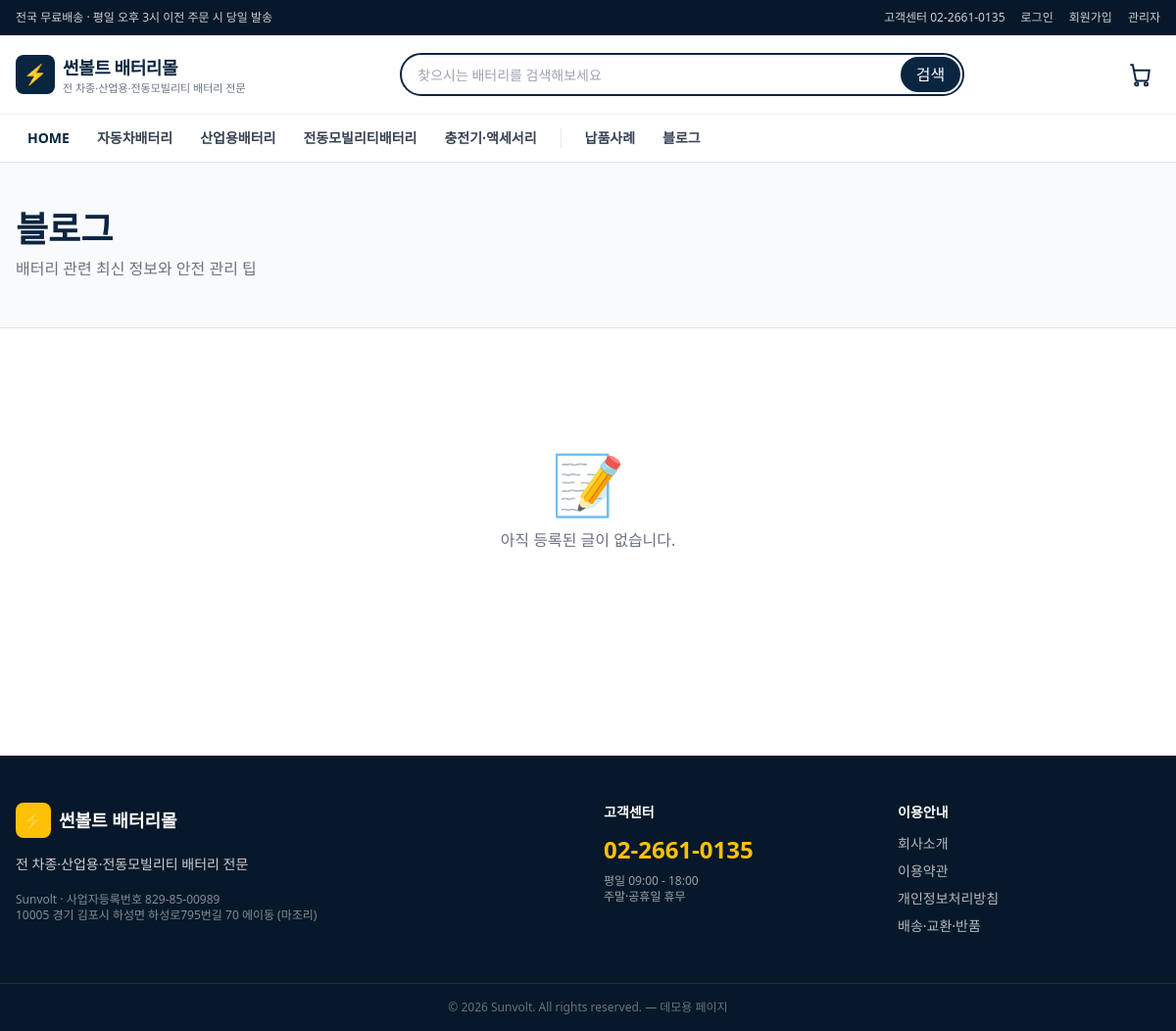
The app's page /blog/list.php, older data.
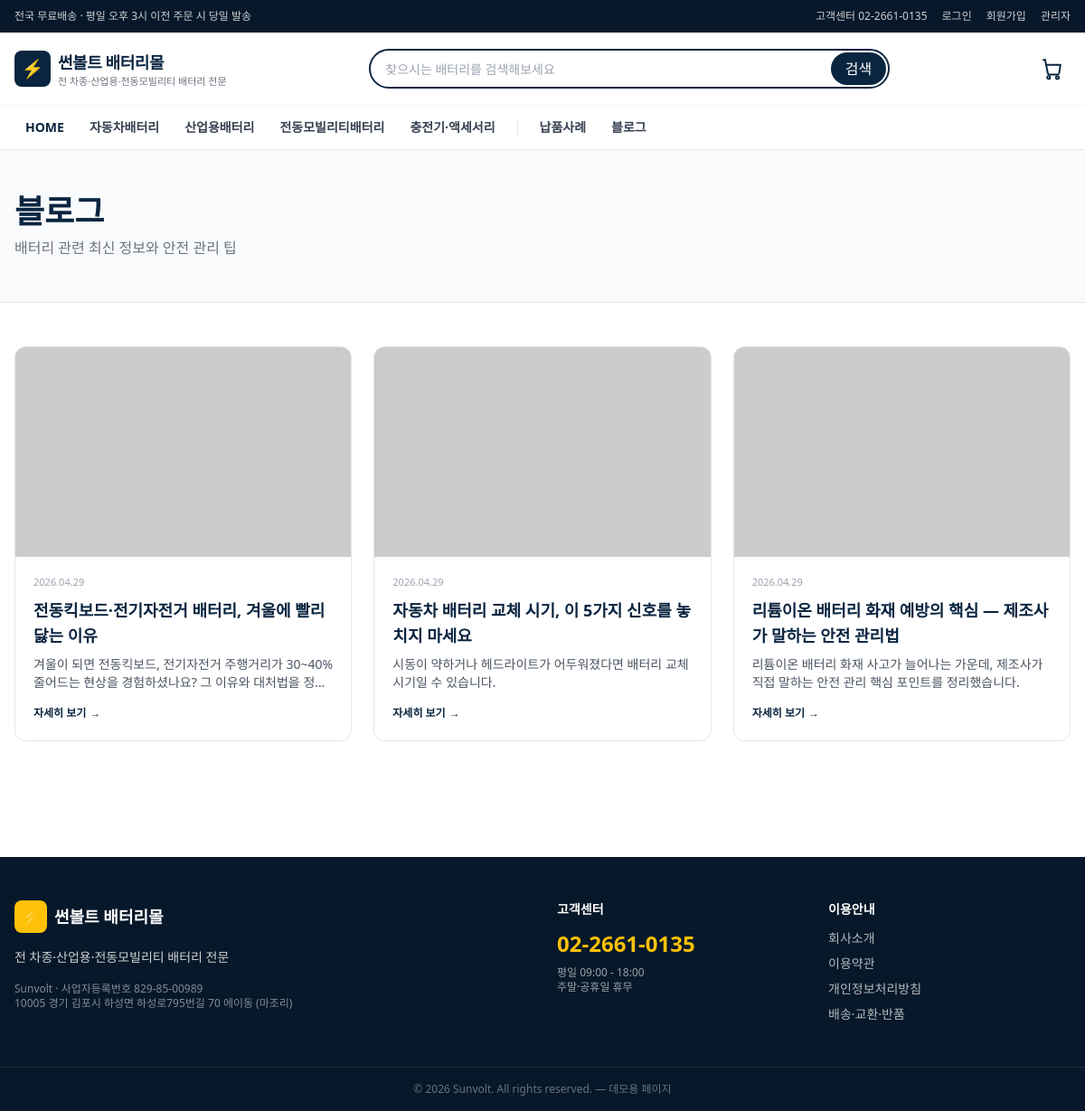
The same page, newer data.
### tables this page shows
CREATE TABLE `categories` (
  `ca_id`     INT          NOT NULL AUTO_INCREMENT,
  `ca_name`   VARCHAR(100) NOT NULL,
  `ca_parent` INT          DEFAULT NULL,
  `ca_order`  INT          DEFAULT 0,
  PRIMARY KEY (`ca_id`),
  KEY `idx_ca_parent` (`ca_parent`),
  CONSTRAINT `fk_ca_parent` FOREIGN KEY (`ca_parent`)
    REFERENCES `categories`(`ca_id`) ON DELETE SET NULL
);

CREATE TABLE `posts` (
  `id`         INT          NOT NULL AUTO_INCREMENT,
  `title`      VARCHAR(255) NOT NULL,
  `summary`    VARCHAR(500) DEFAULT NULL,
  `thumbnail`  VARCHAR(255) DEFAULT NULL,
  `content`    LONGTEXT,
  `views`      INT          NOT NULL DEFAULT 0,
  `published`  TINYINT      NOT NULL DEFAULT 1,
  `created_at` DATETIME     DEFAULT CURRENT_TIMESTAMP,
  `updated_at` DATETIME     DEFAULT CURRENT_TIMESTAMP ON UPDATE CURRENT_TIMESTAMP,
  PRIMARY KEY (`id`),
  KEY `idx_published` (`published`, `created_at`)
);

### includes/db.php (called while the page is built, shortened)
<?php
function db(): PDO
{
    static $pdo = null;
    if ($pdo instanceof PDO) {
        return $pdo;
    }
    $cfg = require __DIR__ . '/config.php';
    $db  = $cfg['db'];
    $dsn = sprintf(
        'mysql:host=%s;port=%d;dbname=%s;charset=%s',
        $db['host'], $db['port'], $db['name'], $db['charset']
    );
    try {
        $pdo = new PDO($dsn, $db['user'], $db['pass'], [
            PDO::ATTR_ERRMODE            => PDO::ERRMODE_EXCEPTION,
            PDO::ATTR_DEFAULT_FETCH_MODE => PDO::FETCH_ASSOC,
            PDO::ATTR_EMULATE_PREPARES   => false,
            PDO::MYSQL_ATTR_INIT_COMMAND => "SET NAMES {$db['charset']} COLLATE utf8mb4_unicode_ci",
        ]);
    } catch (PDOException $e) {
        http_response_code(500);
        echo '<h1>DB 연결 실패</h1>';
        echo '<pre>' . htmlspecialchars($e->getMessage()) . '</pre>';
        echo '<p><b>점검 사항:</b><br>';
        echo '1) Laragon에서 MySQL이 실행 중인가?<br>';
        echo '2) sql/schema.sql을 import 했는가?<br>';
        echo '3) includes/config.php의 접속 정보가 맞는가?</p>';
        exit;
    }
    return $pdo;
}
function db_all(string $sql, array $params = []): array
{
    $stmt = db()->prepare($sql);
    $stmt->execute($params);
    return $stmt->fetchAll();
}

### includes/functions.php (called while the page is built, shortened)
<?php
require_once __DIR__ . '/db.php';
function h(?string $s): string
{
    return htmlspecialchars((string)$s, ENT_QUOTES | ENT_SUBSTITUTE, 'UTF-8');
}
function get_categories(): array
{
    static $cache = null;
    if ($cache !== null) return $cache;
    return $cache = db_all('SELECT * FROM categories ORDER BY ca_order, ca_id');
}
function category_tree(): array
{
    $rows = get_categories();
    $by_parent = [];
    foreach ($rows as $r) {
        $key = $r['ca_parent'] === null ? 0 : (int)$r['ca_parent'];
        $by_parent[$key][] = $r;
    }
    return $by_parent;
}
function url(string $path = '', array $query = []): string
{
    $u = '/' . ltrim($path, '/');
    if ($query) $u .= '?' . http_build_query($query);
    return $u;
}

### public/blog/list.php (the view, shortened to what the changed rows need)
<?php
require_once __DIR__ . '/../../includes/functions.php';
$page = max(1, (int)($_GET['page'] ?? 1));
$per  = 9;
$offset = ($page - 1) * $per;
$posts = db_all(
    "SELECT id, title, summary, thumbnail, created_at
     FROM posts WHERE published = 1
     ORDER BY created_at DESC LIMIT $per OFFSET $offset"
);
require __DIR__ . '/../../includes/header.php';
?>
<section class="bg-gray-50 border-b">
  <div class="max-w-7xl mx-auto px-4 py-8 md:py-12">
    <h1 class="text-3xl md:text-4xl font-extrabold text-primary">블로그</h1>
  </div>
</section>
<section class="max-w-7xl mx-auto px-4 py-8 md:py-12">
  <?php if (empty($posts)): ?>
  <div class="py-20 text-center text-gray-500">
    <div class="text-6xl mb-4">📝</div>
    아직 등록된 글이 없습니다.
  </div>
  <?php else: ?>
  <div class="grid md:grid-cols-2 lg:grid-cols-3 gap-6">
    <?php foreach ($posts as $p):
      $img = $p['thumbnail'] ?: 'https://placehold.co/800x500/0A2540/FFC107?text=Blog';
    ?>
    <a href="<?= h(url('/blog/view.php', ['id' => $p['id']])) ?>"
       class="product-card group block bg-white rounded-xl overflow-hidden border">
      <div class="aspect-[16/10] bg-gray-100 overflow-hidden">
        <img src="<?= h($img) ?>" alt="<?= h($p['title']) ?>" loading="lazy"
             class="w-full h-full object-cover group-hover:scale-105 transition duration-500">
      </div>
      <div class="p-5">
        <div class="text-[11px] text-gray-400 mb-2"><?= h(date('Y.m.d', strtotime($p['created_at']))) ?></div>
        <h3 class="font-extrabold text-base md:text-lg text-primary line-clamp-2 leading-snug min-h-[3em] group-hover:text-accent-dark transition">
          <?= h($p['title']) ?>
        </h3>
        <?php if ($p['summary']): ?>
        <p class="text-sm text-gray-600 mt-2 line-clamp-2"><?= h($p['summary']) ?></p>
        <?php endif; ?>
        <div class="mt-4 inline-flex items-center text-xs text-primary font-bold group-hover:gap-2 gap-1 transition-all">
          자세히 보기 <span>→</span>
        </div>
      </div>
    </a>
    <?php endforeach; ?>
  </div>
  <?php endif; ?>
</section>
<?php require __DIR__ . '/../../includes/footer.php'; ?>

### includes/header.php (shortened to what the changed rows need)
<?php
require_once __DIR__ . '/functions.php';
$cats_l1    = category_tree()[0] ?? [];
?>
<!DOCTYPE html>
<html lang="ko">
<head>
  <link rel="stylesheet"
        href="https://cdn.jsdelivr.net/gh/orioncactus/pretendard@v1.3.9/dist/web/static/pretendard.min.css">
  <link rel="stylesheet"
        href="https://cdn.jsdelivr.net/npm/swiper@11/swiper-bundle.min.css">
  <script src="https://cdn.tailwindcss.com"></script>
  <link rel="stylesheet" href="/assets/css/style.css">
</head>
<body class="font-sans bg-white text-gray-900 antialiased"
      x-data="{ mobileMenu: false }">
<div class="sticky top-0 z-40">
<header class="bg-white/95 backdrop-blur border-b border-gray-200">
  <nav class="hidden md:block bg-white border-t border-gray-100">
    <div class="max-w-7xl mx-auto px-4">
      <ul class="flex items-center gap-1 h-12 text-sm font-semibold">
        <?php foreach ($cats_l1 as $c): ?>
        <li>
          <a href="<?= h(url('/shop/list.php', ['ca_id' => $c['ca_id']])) ?>"
             class="px-3 py-2 hover:text-accent-dark text-gray-700 hover:text-primary">
            <?= h($c['ca_name']) ?>
          </a>
        </li>
        <?php endforeach; ?>
      </ul>
    </div>
  </nav>
</header>
</div>
<main>

Row changes from the older to the newer data that the page shows:
added posts: created_at "2026.04.29", title "전동킥보드·전기자전거 배터리, 겨울에 빨리 닳는 이유", summary "겨울이 되면 전동킥보드, 전기자전거 주행거리가 30~40% 줄어드는 현상을 경험하셨나요? 그 이유와…"
added posts: created_at "2026.04.29", title "자동차 배터리 교체 시기, 이 5가지 신호를 놓치지 마세요", summary "시동이 약하거나 헤드라이트가 어두워졌다면 배터리 교체 시기일 수 있습니다."
added posts: created_at "2026.04.29", title "리튬이온 배터리 화재 예방의 핵심 — 제조사가 말하는 안전 관리법", summary "리튬이온 배터리 화재 사고가 늘어나는 가운데, 제조사가 직접 말하는 안전 관리 핵심 포인트를 정리했습니다."
Text that changed along with them:
text no longer shown: "📝 아직 등록된 글이 없습니다."
